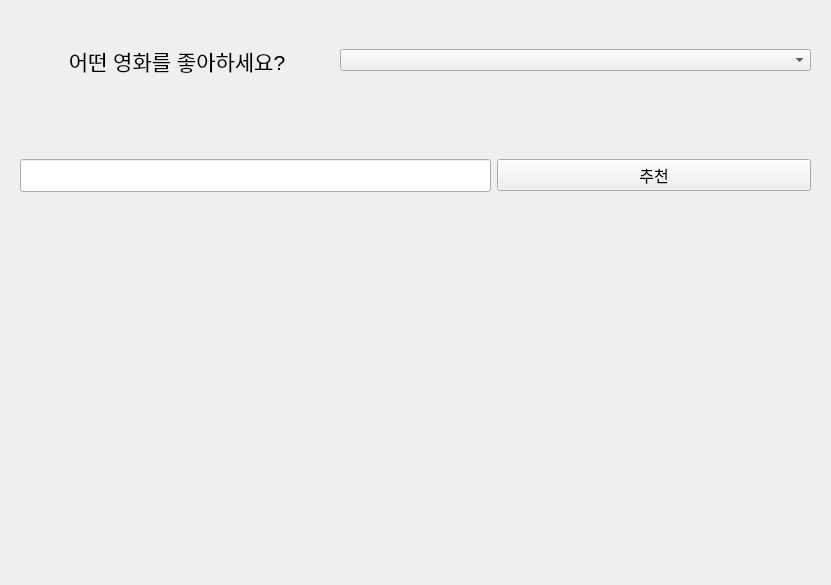
<?xml version="1.0" encoding="UTF-8"?>
<ui version="4.0">
 <class>Form</class>
 <widget class="QWidget" name="Form">
  <property name="geometry">
   <rect>
    <x>0</x>
    <y>0</y>
    <width>831</width>
    <height>585</height>
   </rect>
  </property>
  <property name="windowTitle">
   <string>Form</string>
  </property>
  <widget class="QLabel" name="lbl_recommend">
   <property name="geometry">
    <rect>
     <x>60</x>
     <y>300</y>
     <width>721</width>
     <height>261</height>
    </rect>
   </property>
   <property name="font">
    <font>
     <pointsize>15</pointsize>
    </font>
   </property>
   <property name="text">
    <string/>
   </property>
   <property name="alignment">
    <set>Qt::AlignLeading|Qt::AlignLeft|Qt::AlignTop</set>
   </property>
  </widget>
  <widget class="QWidget" name="">
   <property name="geometry">
    <rect>
     <x>20</x>
     <y>90</y>
     <width>791</width>
     <height>171</height>
    </rect>
   </property>
   <layout class="QHBoxLayout" name="horizontalLayout" stretch="6,4">
    <item>
     <widget class="QLineEdit" name="line_edit">
      <property name="font">
       <font>
        <pointsize>16</pointsize>
       </font>
      </property>
     </widget>
    </item>
    <item>
     <widget class="QPushButton" name="btn_recommend">
      <property name="font">
       <font>
        <pointsize>12</pointsize>
       </font>
      </property>
      <property name="text">
       <string>추천</string>
      </property>
     </widget>
    </item>
   </layout>
  </widget>
  <widget class="QWidget" name="">
   <property name="geometry">
    <rect>
     <x>20</x>
     <y>10</y>
     <width>791</width>
     <height>101</height>
    </rect>
   </property>
   <layout class="QHBoxLayout" name="horizontalLayout_2" stretch="4,6">
    <item>
     <widget class="QLabel" name="label">
      <property name="font">
       <font>
        <pointsize>16</pointsize>
       </font>
      </property>
      <property name="text">
       <string>어떤 영화를 좋아하세요?</string>
      </property>
      <property name="alignment">
       <set>Qt::AlignCenter</set>
      </property>
     </widget>
    </item>
    <item>
     <widget class="QComboBox" name="combo_box"/>
    </item>
   </layout>
  </widget>
 </widget>
 <resources/>
 <connections/>
</ui>
